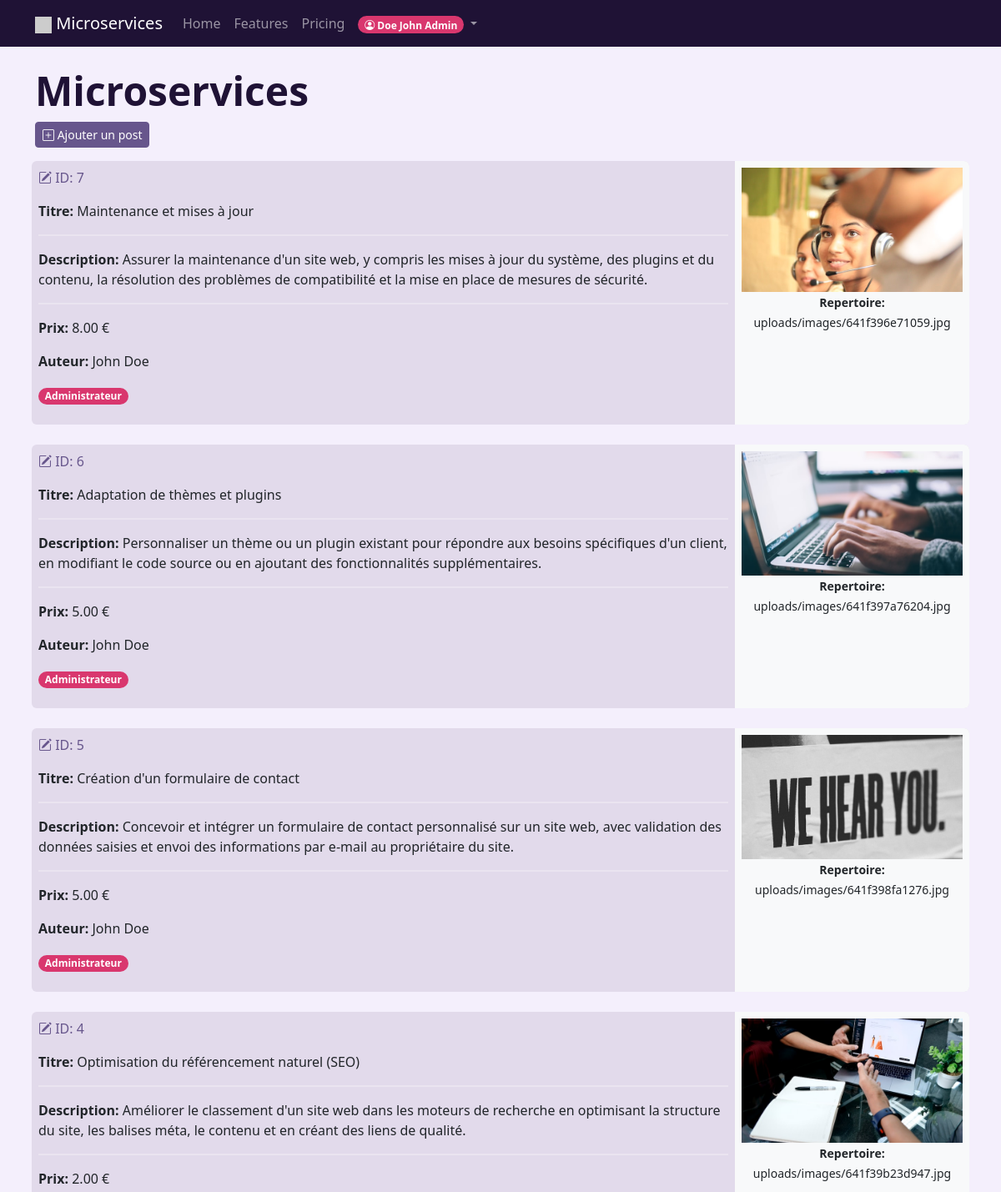
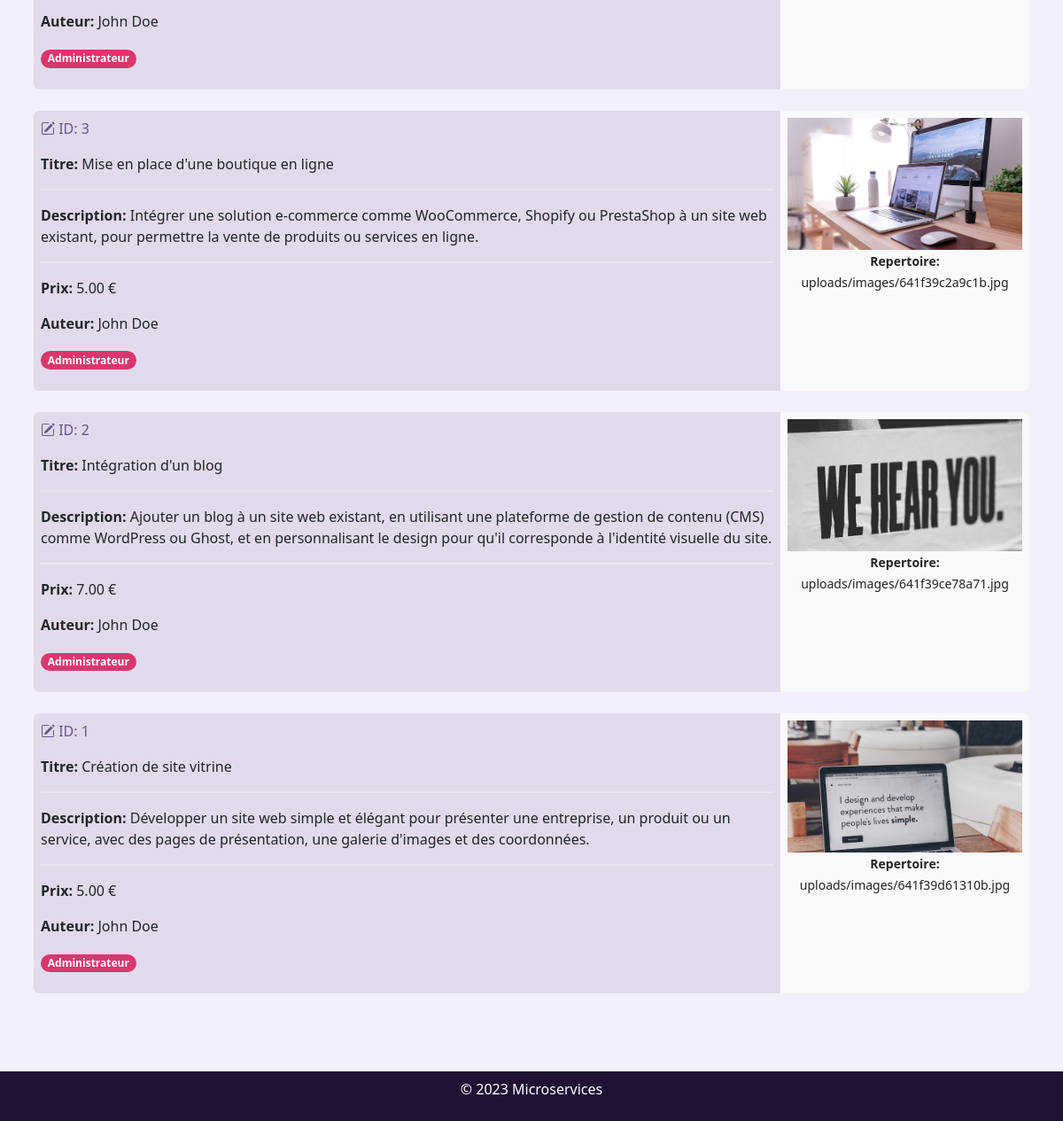
Screenshot of /dashboard.php (signed in) with the database file from the repository (2 pictures, top to bottom).
### tables this page shows
CREATE TABLE `ms_posts` (
  `microservice_id` int NOT NULL,
  `Titre` varchar(255) NOT NULL,
  `Contenu` text NOT NULL,
  `Prix` decimal(10,2) DEFAULT NULL,
  `Image` varchar(255) NOT NULL,
  `user_id` int DEFAULT NULL
);

CREATE TABLE `ms_users` (
  `user_id` int NOT NULL,
  `Nom` varchar(128) NOT NULL,
  `Prénom` varchar(128) NOT NULL,
  `Email` varchar(128) NOT NULL,
  `Password` varchar(255) DEFAULT NULL,
  `Rôle` int DEFAULT NULL
);

### models/MicroserviceModel.php (called while the page is built, shortened)
<?php
require_once 'Database.php';
class MicroserviceModel extends Database
{
    public function getMicroservicesWithUserDetails()
    {
        try {
            $db = new Database();
            $connexion = $db->getPDO();
            $sql = "SELECT microservice_id, Titre, Contenu, Prix, Image, Prénom, Nom, Rôle, ms_posts.user_id FROM ms_posts INNER JOIN ms_users ON ms_posts.user_id = ms_users.user_id ORDER BY microservice_id DESC";
            $req = $connexion->query($sql);
            $rows = $req->fetchAll();
            return $rows;
        } catch (PDOException $e) {
            echo $sql . "<br>" . $e->getMessage();
        }
    }
}

### models/Database.php (called while the page is built, shortened)
<?php
class Database
{
    private $pdo;
    public function __construct()
    {
        if (!$this->databaseExists() || !$this->tablesExist()) {
            $this->rebuildDatabase();
        } else {
            $this->selectDatabase();
        }
    }
    private function connect()
    {
        try {
            $this->pdo = new PDO("mysql:host=" . DB_HOST . ";charset=utf8", DB_USER, DB_PASS);
            $this->pdo->setAttribute(PDO::ATTR_ERRMODE, PDO::ERRMODE_EXCEPTION);
        } catch (PDOException $e) {
            throw new Exception("Erreur de connexion à la base de données: " . $e->getMessage());
        }
    }
    private function databaseExists()
    {
        try {
            $result = $this->pdo->query("SHOW DATABASES LIKE '" . DB_DATABASE . "'");
            return (bool) $result->fetch(PDO::FETCH_ASSOC);
        } catch (PDOException $e) {
            throw new Exception("Erreur lors de la vérification de l'existence de la base de données: " . $e->getMessage());
        }
    }
    private function rebuildDatabase()
    {
        try {
            $this->pdo->exec("CREATE DATABASE IF NOT EXISTS " . DB_DATABASE);
            $this->pdo->exec("USE " . DB_DATABASE);
            $sqlFile = file_get_contents(SQL_FILE_PATH);
            $this->pdo->exec($sqlFile);
        } catch (PDOException $e) {
            throw new Exception("Erreur lors de la reconstruction de la base de données: " . $e->getMessage());
        }
    }
    public function close()
    {
        $this->pdo = null;
    }
}

### views/dashboard-view.php (the view, shortened to what this page needs)
<div>
    <a class="btn btn-custom-primary btn-sm" href="formulaire-microservice.php"><i class="bi bi-plus-square"></i> Ajouter un post</a>
</div>
<?php
foreach ($rows as $row) :
?>
    <div class="my-2 p-2">
        <article class="row position-relative rounded art__body">
            <div class="p-2 col-md-9">
                <p>
                    <a class="link-custom-primary stretched-link text-decoration-none" href="formulaire-microservice.php?id=<?= $row['microservice_id'] ?>"><i class="bi bi-pencil-square"></i> ID: <?= $row['microservice_id'] ?></a>
                </p>
                <p><strong>Titre: </strong><?= $row['Titre'] ?></p>
                <hr class="border border-white ">
                <p><strong>Description: </strong><?= $row['Contenu'] ?></p>
                <hr class="border border-white ">
                <p><strong>Prix:</strong> <?= $row['Prix'] ?> €</p>
                <p><strong>Auteur: </strong><?= $row['Prénom'] . ' ' . $row['Nom'] ?></p>
                <p><?= ($row['Rôle'] === 0) ? '<span class="badge rounded-pill text-bg-custom-secondary">Administrateur</span> ' :  '' ?></p>
            </div>
            <div class="bg-light p-2 col-md-3 text-center">
                <?php
                if (isset($row['Image']) && !empty($row['Image']) && file_exists('uploads/images/' . $row['Image'])) :
                ?>
                    <img class="img-fluid" src="<?= 'uploads/images/' . $row['Image'] ?>" alt="<?= $row['Titre'] ?>">
                    <p><small><strong>Repertoire: </strong>uploads/images/<?= $row['Image'] ?> </small></p>
                <?php
                endif;
                ?>
            </div>
        </article>
    </div>
<?php
endforeach;
?>

### css/style.css (style rules this page uses)
:root { --bs-custom-primary: rgba(103, 86, 140, 1); --bs-custom-secondary: #d9376e; --bs-custom-secondary: rgba(217, 55, 110, 1); --bs-custom-dark: rgba(31, 18, 53, 1); }
body { background-color: #f4effc; }
.art__body { background-color: #e2daeb; }
article img { aspect-ratio: 16/9; object-fit: cover; }
.btn { min-width: 8rem; }
.btn-custom-primary { background-color: var(--bs-custom-primary) !important; color: white !important; border-color: var(--bs-custom-primary) !important; }
.link-custom-primary { color: var(--bs-custom-primary) !important; }
.badge.rounded-pill.text-bg-custom-secondary { background-color: var(--bs-custom-secondary) !important; color: white !important; }
.rounded { overflow: hidden; }

### rows the page displays
ms_posts: microservice_id "7", Titre "Maintenance et mises à jour", Contenu "Assurer la maintenance d'un site web, y compris les mises à jour du système, des plugins et du contenu, la résolution des problèmes de compatibilité et la mise en place de mesures de sécurité.", Prix "8.00", user.Prénom "John", user.Nom "Doe", Image (picture), Image "641f396e71059.jpg"
ms_posts: microservice_id "6", Titre "Adaptation de thèmes et plugins", Contenu "Personnaliser un thème ou un plugin existant pour répondre aux besoins spécifiques d'un client, en modifiant le code source ou en ajoutant des fonctionnalités supplémentaires.", Prix "5.00", user.Prénom "John", user.Nom "Doe", Image (picture), Image "641f397a76204.jpg"
ms_posts: microservice_id "5", Titre "Création d'un formulaire de contact", Contenu "Concevoir et intégrer un formulaire de contact personnalisé sur un site web, avec validation des données saisies et envoi des informations par e-mail au propriétaire du site.", Prix "5.00", user.Prénom "John", user.Nom "Doe", Image (picture), Image "641f398fa1276.jpg"
ms_posts: microservice_id "4", Titre "Optimisation du référencement naturel (SEO)", Contenu "Améliorer le classement d'un site web dans les moteurs de recherche en optimisant la structure du site, les balises méta, le contenu et en créant des liens de qualité.", Prix "2.00", user.Prénom "John", user.Nom "Doe", Image (picture), Image "641f39b23d947.jpg"
ms_posts: microservice_id "3", Titre "Mise en place d'une boutique en ligne", Contenu "Intégrer une solution e-commerce comme WooCommerce, Shopify ou PrestaShop à un site web existant, pour permettre la vente de produits ou services en ligne.", Prix "5.00", user.Prénom "John", user.Nom "Doe", Image (picture), Image "641f39c2a9c1b.jpg"
ms_posts: microservice_id "2", Titre "Intégration d'un blog", Contenu "Ajouter un blog à un site web existant, en utilisant une plateforme de gestion de contenu (CMS) comme WordPress ou Ghost, et en personnalisant le design pour qu'il corresponde à l'identité visuelle du site.", Prix "7.00", user.Prénom "John", user.Nom "Doe", Image (picture), Image "641f39ce78a71.jpg"
ms_posts: microservice_id "1", Titre "Création de site vitrine", Contenu "Développer un site web simple et élégant pour présenter une entreprise, un produit ou un service, avec des pages de présentation, une galerie d'images et des coordonnées.", Prix "5.00", user.Prénom "John", user.Nom "Doe", Image (picture), Image "641f39d61310b.jpg"

### other values shown
$_SESSION['user_firstname'] "Doe"
$_SESSION['user_lastname'] "John"
